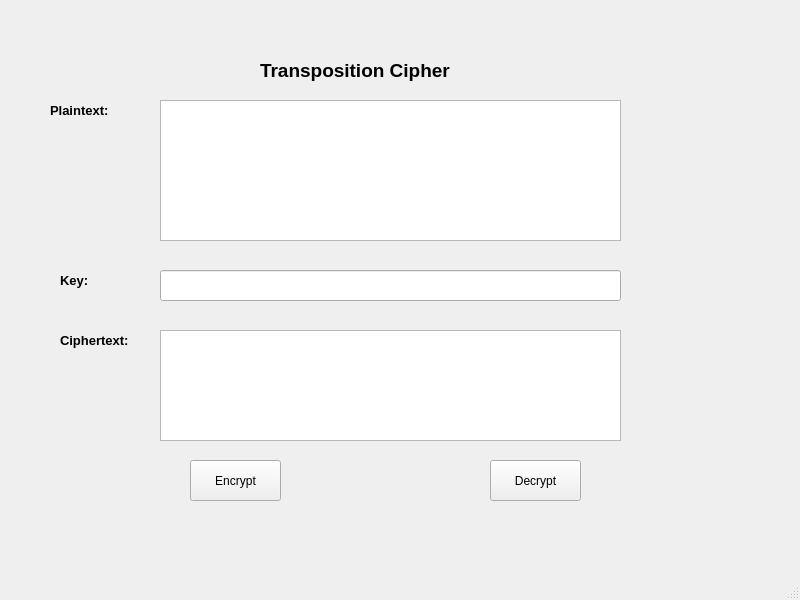
<?xml version="1.0" encoding="UTF-8"?>
<ui version="4.0">
 <class>MainWindow</class>
 <widget class="QMainWindow" name="MainWindow">
  <property name="geometry">
   <rect>
    <x>0</x>
    <y>0</y>
    <width>800</width>
    <height>600</height>
   </rect>
  </property>
  <property name="windowTitle">
   <string>MainWindow</string>
  </property>
  <widget class="QWidget" name="centralwidget">
   <widget class="QLabel" name="label">
    <property name="geometry">
     <rect>
      <x>260</x>
      <y>50</y>
      <width>211</width>
      <height>41</height>
     </rect>
    </property>
    <property name="font">
     <font>
      <pointsize>14</pointsize>
      <weight>75</weight>
      <bold>true</bold>
     </font>
    </property>
    <property name="text">
     <string>Transposition Cipher</string>
    </property>
   </widget>
   <widget class="QLabel" name="label_2">
    <property name="geometry">
     <rect>
      <x>50</x>
      <y>100</y>
      <width>101</width>
      <height>21</height>
     </rect>
    </property>
    <property name="font">
     <font>
      <pointsize>10</pointsize>
      <weight>75</weight>
      <bold>true</bold>
     </font>
    </property>
    <property name="text">
     <string>Plaintext:</string>
    </property>
   </widget>
   <widget class="QLabel" name="label_3">
    <property name="geometry">
     <rect>
      <x>60</x>
      <y>330</y>
      <width>101</width>
      <height>21</height>
     </rect>
    </property>
    <property name="font">
     <font>
      <pointsize>10</pointsize>
      <weight>75</weight>
      <bold>true</bold>
     </font>
    </property>
    <property name="text">
     <string>Ciphertext:</string>
    </property>
   </widget>
   <widget class="QTextEdit" name="txt_plaintext">
    <property name="geometry">
     <rect>
      <x>160</x>
      <y>100</y>
      <width>461</width>
      <height>141</height>
     </rect>
    </property>
   </widget>
   <widget class="QTextEdit" name="txt_ciphertext">
    <property name="geometry">
     <rect>
      <x>160</x>
      <y>330</y>
      <width>461</width>
      <height>111</height>
     </rect>
    </property>
   </widget>
   <widget class="QLineEdit" name="txt_key">
    <property name="geometry">
     <rect>
      <x>160</x>
      <y>270</y>
      <width>461</width>
      <height>31</height>
     </rect>
    </property>
   </widget>
   <widget class="QLabel" name="label_4">
    <property name="geometry">
     <rect>
      <x>60</x>
      <y>270</y>
      <width>101</width>
      <height>21</height>
     </rect>
    </property>
    <property name="font">
     <font>
      <pointsize>10</pointsize>
      <weight>75</weight>
      <bold>true</bold>
     </font>
    </property>
    <property name="text">
     <string>Key:</string>
    </property>
   </widget>
   <widget class="QPushButton" name="btn_encrypt">
    <property name="geometry">
     <rect>
      <x>190</x>
      <y>460</y>
      <width>91</width>
      <height>41</height>
     </rect>
    </property>
    <property name="text">
     <string>Encrypt</string>
    </property>
   </widget>
   <widget class="QPushButton" name="btn_decrypt">
    <property name="geometry">
     <rect>
      <x>490</x>
      <y>460</y>
      <width>91</width>
      <height>41</height>
     </rect>
    </property>
    <property name="text">
     <string>Decrypt</string>
    </property>
   </widget>
  </widget>
  <widget class="QMenuBar" name="menubar">
   <property name="geometry">
    <rect>
     <x>0</x>
     <y>0</y>
     <width>800</width>
     <height>21</height>
    </rect>
   </property>
  </widget>
  <widget class="QStatusBar" name="statusbar"/>
 </widget>
 <resources/>
 <connections/>
</ui>
